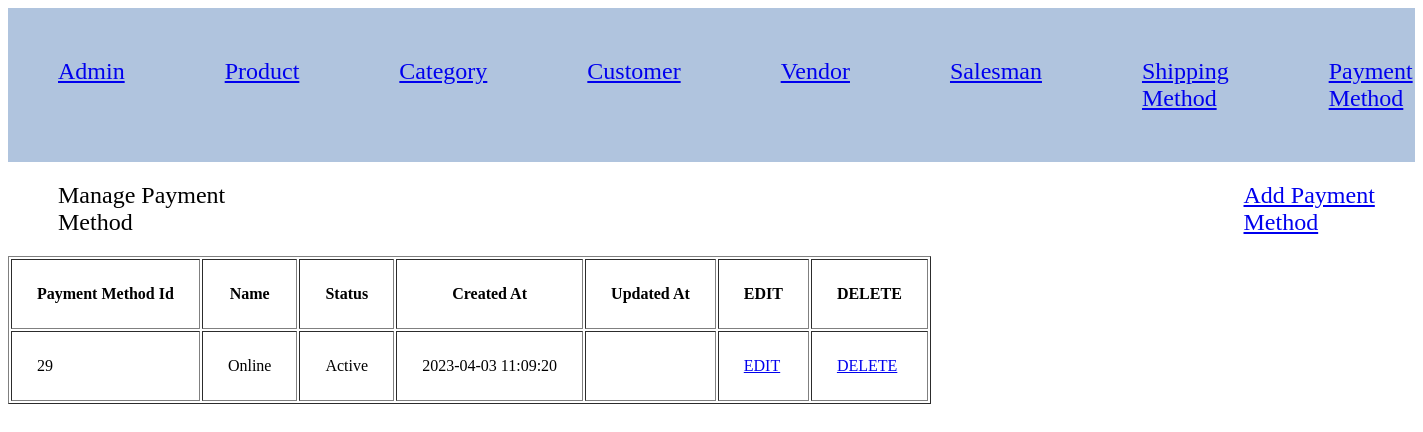
The page /project-manan-dharsandiya/index.php?c=payment&a=grid on the database its author committed.
### tables this page shows
CREATE TABLE `payment_method` (
  `payment_method_id` int(11) NOT NULL,
  `name` varchar(255) NOT NULL,
  `status` enum('1','2') NOT NULL,
  `created_at` datetime DEFAULT NULL,
  `updated_at` datetime DEFAULT NULL
);

### project-manan-dharsandiya/Model/Core/View.php (called while the page is built, shortened)
<?php
class Model_Core_View
{
	protected $data = [];
	protected $template = null;
	public function __get($key)
	{
		return $this->data[$key];
	}
	public function setData($data)
	{
		$this->data = $data;
		return $this;
	}
	public function setTemplate($template)
	{
		$this->template = $template;
		return $this;
	}
	public function getTemplate()
	{
		return $this->template;
	}
	public function render()
	{
		require 'View' . DS . $this->getTemplate();
	}
	public function getUrl($action = null, $controller = null, $params = [], $resetParam = false)
	{
		return Ccc::getModel('Core_Url')->getUrl($action, $controller, $params, $resetParam);
	}
}
?>

### project-manan-dharsandiya/Controller/Core/Action.php (called while the page is built, shortened)
<?php
class Controller_Core_Action
{
	protected $view = null;
	public function setView($view)
	{
		$this->view = $view;
		return $this;
	}
	public function getView()
	{
		if ($this->view) {
			return $this->view;
		}
		$view = Ccc::getModel('Core_View');
		return $view;
	}
	public function render()
	{
		return $this->getView()->render();
	}
}
?>

### project-manan-dharsandiya/Controller/Payment.php (called while the page is built, shortened)
<?php
class Controller_Payment extends Controller_Core_Action
{
	public function gridAction()
	{
		try {
			$query = "SELECT * FROM `payment_method` ORDER BY `name` DESC;";
			$payments =  Ccc::getModel('Payment_Row')->fetchAll($query);
			$this->render();
		} catch (Exception $e) {
		}
	}
}
?>

### project-manan-dharsandiya/Controller/Core/Front.php (called while the page is built, shortened)
<?php
class Controller_Core_Front
{
	public function init()
	{
		$request = Ccc::getModel('Core_Request');
		$controller = new $controllerClassName();
		$actionName = $request->getActionName().'Action';
		$controller->$actionName();
	}
}
?>

### project-manan-dharsandiya/Index.php (called while the page is built, shortened)
<?php
spl_autoload_register(function ($className) {
    $classPath = str_replace('_', '/', $className);
});
class Ccc
{
	public static function init()
	{
		$front = new Controller_Core_Front();
		$front->init();
	}
	public static function getModel($className)
	{
		return new $className();
	}
}
Ccc::init();
?>

### project-manan-dharsandiya/Model/Core/Url.php (called while the page is built, shortened)
<?php
class Model_Core_Url
{
	public function getUrl($action = null, $controller = null, $params = [], $resetParam = false)
	{
		$request = Ccc::getModel('Core_Request');
		$final = $request->getParams();
		if ($resetParam) {
			$final = [];
		}
		if ($controller) {
			$final['c'] = $controller;
		}
		else {
			$final['c'] = $request->getControllerName();
		}
		if ($action) {
			$final['a'] = $action;
		}
		else {
			$final['a'] = $request->getActionName();
		}
		if ($params) {
			$final = array_merge($final, $params);
		}
		$queryString = http_build_query($final);
		$url = $_SERVER['REQUEST_SCHEME'] . "://" . $_SERVER['HTTP_HOST'] . $_SERVER['SCRIPT_NAME'] . "?" . $queryString;
		return $url;
	}
}
?>

### project-manan-dharsandiya/Model/Core/Request.php (called while the page is built, shortened)
<?php
class Model_Core_Request
{
	public function getParams($key=null, $value=null)
	{
		if ($key == null) {
			return $_GET;
		}
		if (array_key_exists($key, $_GET)) {
			return $_GET[$key];
		}
		return $value;
	}
	public function getControllerName()
	{
		return $this->getParams('c', 'Index');
	}
}
?>

### project-manan-dharsandiya/Model/Core/Table/Row.php (called while the page is built, shortened)
<?php
class Model_Core_Table_Row
{
	protected $data = [];
	protected $table = null;
	public function setTable($table)
	{
		$this->table = $table;
		return $this;
	}
	public function getTable()
	{
		if ($this->table) {
			return $this->table;
		}
		return $this->table;
	}
	public function __get($key)
	{
		if (array_key_exists($key, $this->data)) {
			return $this->data[$key];
		}
		return null;
	}
	public function setData($data)
	{
		$this->data = array_merge($this->data, $data);
		return $this;
	}
	public function fetchAll($query)
	{
		$result = $this->getTable()->fetchAll($query);
		$rows = [];
		foreach ($result as $row) {
			 $rows[] = (new $this)->setData($row)->setTable($this->getTable());
		}
		return $rows;
	}
}
?>

### project-manan-dharsandiya/Model/Core/Adapter.php (called while the page is built, shortened)
<?php
class Model_Core_Adapter
{
	public $config = [
		'host' => 'localhost',
		'username' => 'root',
		'password' => '',
		'dbname' => 'project-manan-dharsandiya1'
	];
	public function connect(){
		$connect = mysqli_connect(
			$this->config['host'],
			$this->config['username'],
			$this->config['password'],
			$this->config['dbname']
		);
		return $connect;
	}
	public function fetchAll($query){
		$connect = $this->connect();
		$result = mysqli_query($connect, $query);
		if ($result->num_rows > 0) {
			return $result->fetch_all(MYSQLI_ASSOC);
		}
		return false;
	}
}
?>

### project-manan-dharsandiya/Model/Core/Table.php (called while the page is built, shortened)
<?php
class Model_Core_Table
{
	public function getAdapter()
	{
		$adapter = Ccc::getModel('Core_Adapter');
		return $adapter;
	}
	public function fetchAll($query)
	{
		return $this->getAdapter()->fetchAll($query);
	}
}
?>

### project-manan-dharsandiya/Model/Payment/Row.php (called while the page is built, shortened)
<?php
class Model_Payment_Row extends Model_Core_Table_Row
{
	public function getStatusOptions()
	{
		return [
			self::STATUS_ACTIVE => self::STATUS_ACTIVE_LBL,
			self::STATUS_INACTIVE => self::STATUS_INACTIVE_LBL
		];
	}
	public function getStatusText()
	{
		$statues = $this->getStatusOptions();
		if (array_key_exists($this->status, $statues)) {
			return $statues[$this->status];
		}
		return $statues[self::STATUS_DEFAULT];
	}
}
?>

### project-manan-dharsandiya/View/payment_method/grid.phtml (the view, shortened to what this page needs)
<?php
$payments = $this->payments;
?>
<!DOCTYPE html>
<html>
<head>
	<link rel="stylesheet" type="text/css" href="Skin/css/style.css">
</head>
<body>
	<div class="body">
		<div class="box">
			Manage Payment Method
		</div>
		<div class="link">
			<a href="<?php echo $this->getUrl('add', null, [], true);?>">Add Payment Method</a>
		</div>
	</div>
	<table cellpadding="25%" border="1px">
		<?php if (!$payments): ?>
		<tr>
			<td colspan="7" align="center"><b>No data found.</b></td>
		</tr>
		<?php else: ?>
		<tr>
			<th>Payment Method Id</th>
			<th>Name</th>
			<th>Status</th>
			<th>Created At</th>
			<th>Updated At</th>
			<th>EDIT</th>
			<th>DELETE</th>
		</tr>
		<?php foreach ($payments as $payment) : ?>
		<tr>
			<td><?php echo $payment->payment_method_id; ?></td>
			<td><?php echo $payment->name; ?></td>
			<td><?php echo $payment->getStatusText(); ?></td>
			<td><?php echo $payment->created_at; ?></td>
			<td><?php echo $payment->updated_at; ?></td>
			<td><a href="<?php echo $this->getUrl('edit', null, ['id'=> $payment->payment_method_id], true);?>">EDIT</a></td>
			<td><a href="<?php echo $this->getUrl('delete', null, ['id'=> $payment->payment_method_id], true);?>">DELETE</a></td>
		</tr>
	<?php endforeach; ?>
	<?php endif; ?>
	</table>
</body>
</html>

### project-manan-dharsandiya/Skin/css/style.css (style rules this page uses)
.body { display: flex; width: 100%; margin-top: 20px; margin-bottom: 20px; font-size: 150% }
.box { margin-left: 50px; }
.link { margin-left: 70%; }

### rows shown on the page
payment_method: payment_method_id "29", name "Online", status "Active", created_at "2023-04-03 11:09:20"
